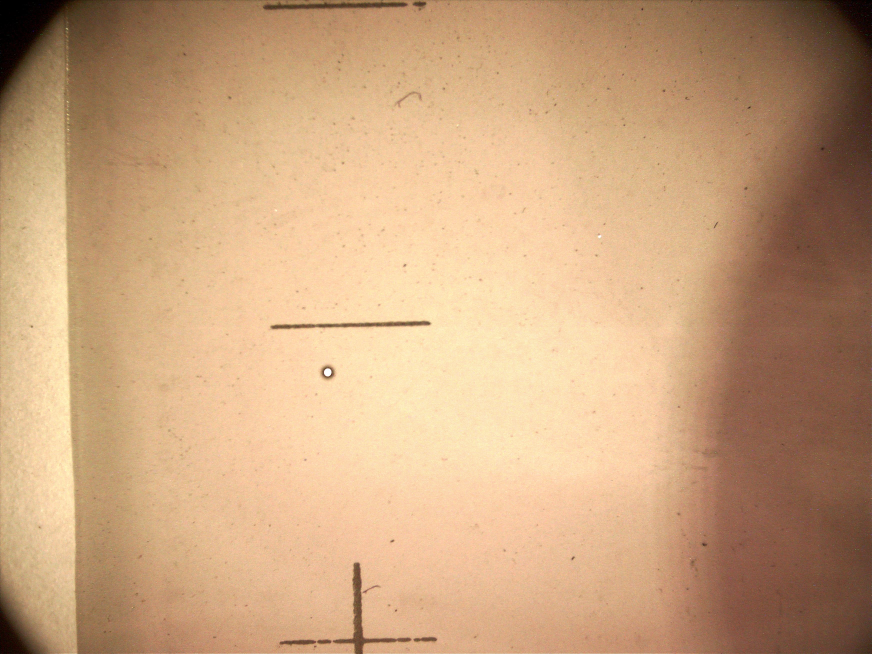
#> input picture photo/0x13,87.jpg, 3488 x 2616 px, found by its file name (shown at 1/4 size); its folder holds only this picture in this run
$ python main.py
#> lines starting #> are read from the running program, lines starting #| are printed output that depends on the picture; after the words box and inside, x2 and y2 are one past the last pixel; in counts of white or black regions, pixels touching at a corner belong together
### image_processor.py
import os
import matplotlib.pyplot as plt
import numpy as np

import cv2
from cv2 import dilate
from cv2 import adaptiveThreshold

from os import listdir
from os.path import isfile, join

from skimage import io

from sklearn.externals import joblib

def cv_remove_small_objects(im, min_size):
    nb_components, output, stats, centroids = cv2.connectedComponentsWithStats(im, connectivity=8)
    sizes = stats[1:, -1];
    nb_components = nb_components - 1

    res = np.zeros((output.shape))
    for i in range(0, nb_components):
        if sizes[i] >= min_size:
            res[output == i + 1] = 1

    return res


def binarize(im):
    binary_local = cv2.adaptiveThreshold(
        src=np.array(cv2.medianBlur(im, 5), dtype=np.uint8),
        maxValue=255,
        adaptiveMethod=cv2.ADAPTIVE_THRESH_GAUSSIAN_C,
        thresholdType=cv2.THRESH_BINARY_INV,
        blockSize=505,
        C=25)

    cleaned = cv_remove_small_objects(binary_local, 250)

    strel = cv2.getStructuringElement(cv2.MORPH_RECT, (40, 40))
    cleaned = cv2.dilate(np.array(cleaned, dtype=np.uint8), strel)

    cleaned = cv_remove_small_objects(cleaned, 15000)

    return cleaned


def get_next_notch_center(im, clf=None):
    # разбиваем изображение на отдельные figures
    nb_components, output, stats, centroids = \
        cv2.connectedComponentsWithStats(np.array(im, dtype=np.uint8), connectivity=4)

    # отрезаем 1й элемент - фон
    stats = stats[1:]
    centroids = centroids[1:]

    # координаты центра фото
    c_y, c_x = [s / 2 for s in im.shape]

    # определяем notches среди figures
    # labels = clf.predict(stats[:, 2:5])

    # вычисляем дистанцию от центра каждой figure до центра экрана
    dists = [((c_x - x) ** 2 + (c_y - y) ** 2) ** .5 for x, y in centroids]

    # dists = [d for d, l in zip(dists, labels) if l]
    # centroids = [c for c, l in zip(centroids, labels) if l]

    if len(dists) == 0:
        raise LackOfNotch()

    nh_ix = dists.index(min(dists))

    x, y = centroids[nh_ix]
    x, y = x - c_x, y - c_y

    return (x, y)


def parse_filename(fname):
    fname = fname.split('.')[0]
    x, y = [float(i.replace(',', '.')) for i in fname.split('x')]
    return x, y

### point_organizer.py
import statistics as stat
import numpy as np


# каждой точке из left_pts ищет пару из right_pts
def left_to_right(left_pts, right_pts):
    if len(left_pts) > len(right_pts):
        left_pts, right_pts = right_pts, left_pts

    pairs = []

    for lp in left_pts:
        dists = [abs(lp - rp) for rp in right_pts]
        pairs.append([lp, right_pts.pop(dists.index(min(dists)))])

    for rp in right_pts:
        pairs.append([None, rp])

    return pairs


def fill_gaps(pairs):
    diffs = []

    for p in pairs:
        try:
            diffs.append(p[0] - p[1])
        except TypeError:
            pass

    for i, p in enumerate(pairs):
        if p[0] is None:
            pairs[i][0] = pairs[i][1] + np.mean(diffs)
        if p[1] is None:
            pairs[i][1] = pairs[i][0] - np.mean(diffs)

    return pairs


def get_pairs(pts_a, pts_b):
    return fill_gaps(left_to_right(pts_a, pts_b))


def get_line(pta, ptb):
    x1, y1 = pta
    x2, y2 = ptb
    k = (y2-y1)/(x2-x1)
    b = y1 - x1*k
    return k, b


def get_intersection(k1, b1, k2, b2):
    x = (b2-b1)/(k1-k2)
    y = k1*x + b1
    return x, y

### main.py
import sys
import os

import cv2
import numpy as np

from  point_organizer import *
from  image_processor import *

from skimage import io

if len(sys.argv) > 1:
    path = sys.argv[1]
    if path[-1] != '\\':
        path += '\\'
else:
    path = os.getcwd() + '\\photo\\'

if len(sys.argv) > 2:
    pix_mm = float(sys.argv[2])
else:
    pix_mm = 1275 / 8

impaths = [f for f in listdir(path) if isfile(join(path, f))]

notch_center_x = []
notch_center_y = []

im_center_x = []
im_center_y = []

for n, impath in enumerate(impaths):
    print("processing " + impath + " " + "({} of {})".format(n + 1, len(impaths)))
    image = cv2.imread(path + impath, cv2.IMREAD_GRAYSCALE)
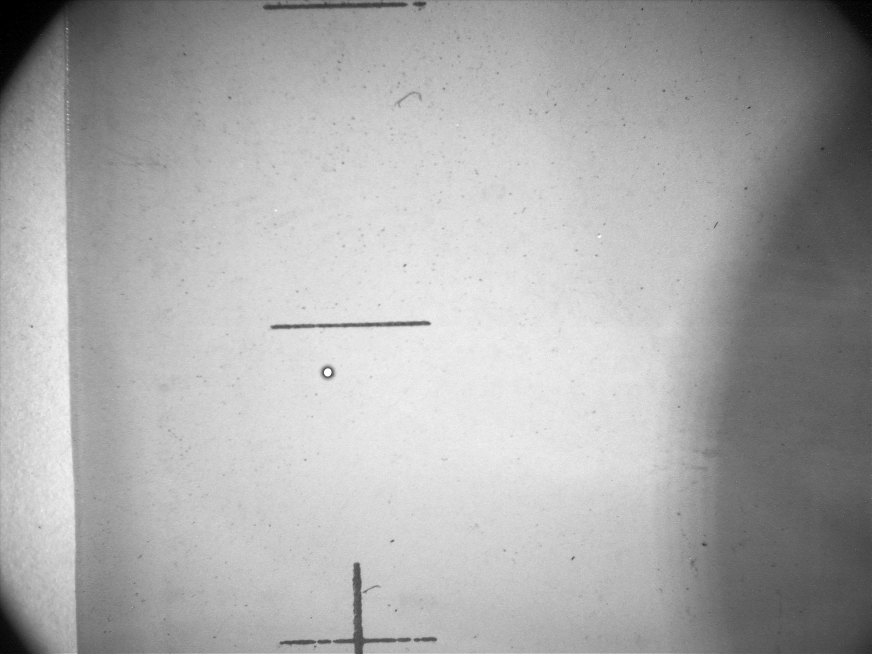
#> image: shape (2616, 3488) (shown at 1/4 size); min 0, max 255, mean 170.3
    bimage = binarize(image)
#> in binarize, `binary_local = cv2.adaptiveThreshold( src=np.array(cv2.medianBlur(im, ..`:
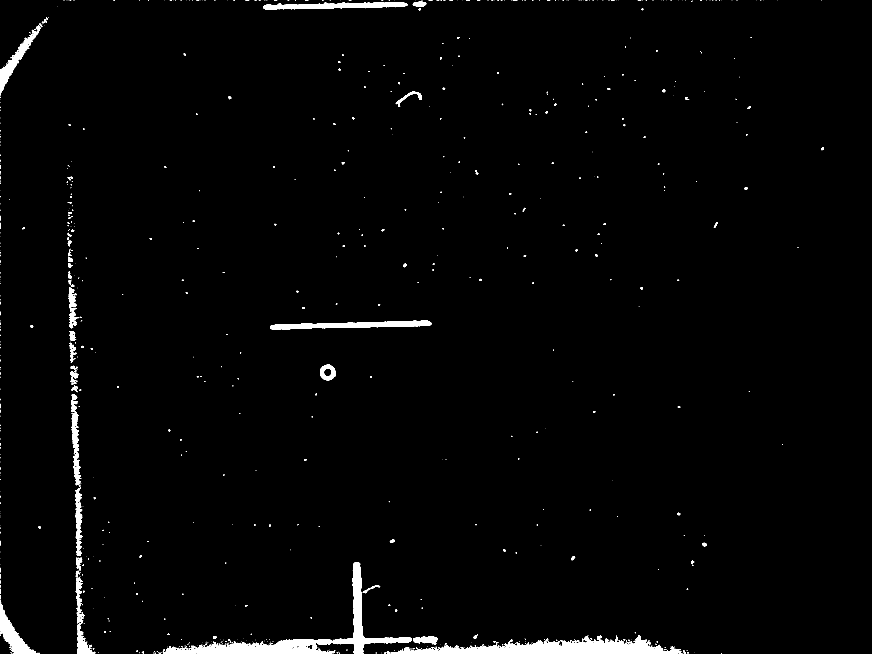
#> binary_local: shape (2616, 3488) (shown at 1/4 size); 1.7% white; 1002 white regions (789 under 20 px), largest, box (x1, y1, x2, y2) and area: (651, 2249, 1648, 2616) 39930, (1563, 2542, 2726, 2615) 37376, (1080, 1281, 1726, 1319) 12257
#> in cv_remove_small_objects, `nb_components, output, stats, centroids = cv2.connectedComponentsWithS..`:
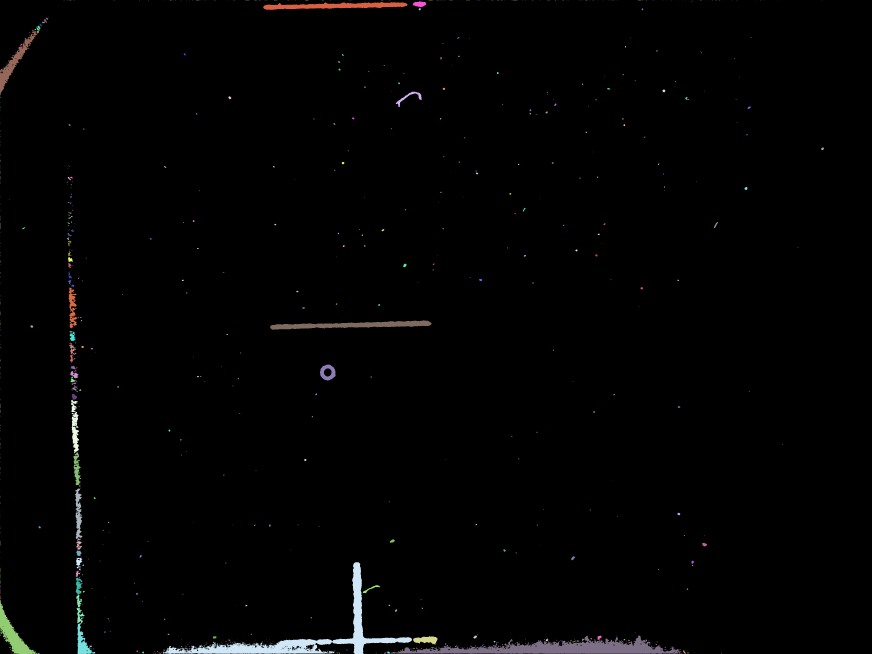
#> output: shape (2616, 3488) int32 (shown at 1/4 size); 1003 distinct labels, from 0 to 1002; one colour per label, 0 black
#> in cv_remove_small_objects, `nb_components, output, stats, centroids = cv2.connectedComponentsWithS..`: nb_components = 1003; stats = 1003 rows, first 6: [0, 0, 3488, 2616, 8966830], [254, 0, 3, 1, 3], [259, 1, 1, 1, 1], [266, 0, 1, 1, 1], [271, 0, 2, 1, 2], [278, 0, 7, 1, 7]; centroids = 1003 pairs, first value 0 to 3289.8, second value 0 to 2614.8
#> in cv_remove_small_objects, `sizes = stats[1:, -1];`: sizes = 1002 values, max 39930 at index 594, min 1 at index 1, mean 157.5
#> in cv_remove_small_objects, `nb_components = nb_components - 1`: nb_components = 1002
#> after the loop in cv_remove_small_objects, `for i in range(0, nb_components):`:
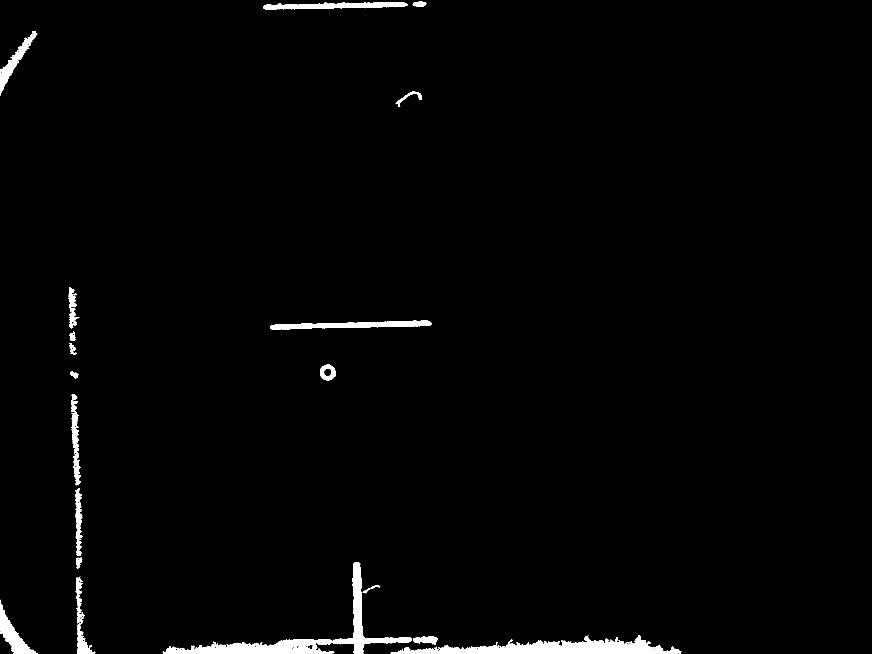
#> res: shape (2616, 3488) float64 (shown at 1/4 size); values 0 (black) and 1 (white), 1.6% white; 25 white regions, largest, box (x1, y1, x2, y2) and area: (651, 2249, 1648, 2616) 39930, (1563, 2542, 2726, 2615) 37376, (1080, 1281, 1726, 1319) 12257
#> in binarize, `cleaned = cv2.dilate(np.array(cleaned, dtype=np.uint8), strel)`: cleaned: shape (2616, 3488); values 0 (black) and 1 (white), 4.5% white; 10 white regions, largest, box (x1, y1, x2, y2) and area: (632, 2230, 2746, 2616) 172138, (265, 1557, 401, 2616) 70356, (1061, 1262, 1746, 1339) 41264
#> call 2 of cv_remove_small_objects, with min_size = 15000
#> in cv_remove_small_objects (call 2), `nb_components, output, stats, centroids = cv2.connectedComponentsWithS..`:
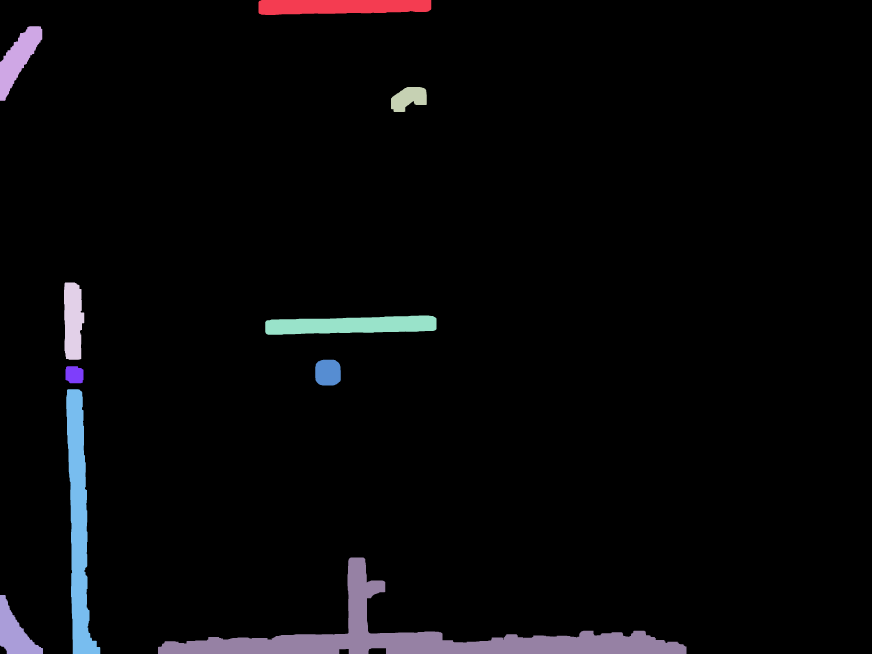
#> output: shape (2616, 3488) int32 (shown at 1/4 size); 11 distinct labels, from 0 to 10; one colour per label, 0 black
#> in cv_remove_small_objects (call 2), `nb_components, output, stats, centroids = cv2.connectedComponentsWithS..`: nb_components = 11; stats = [[0, 0, 3488, 2616, 8717090], [1034, 0, 691, 60, 36629], [0, 105, 169, 298, 22691], [1564, 348, 143, 100, 10062], [256, 1130, 81, 309, 20861], [1061, 1262, 685, 77, 41264], [1261, 1439, 102, 103, 9526], [262, 1465, 72, 68, 4468], [265, 1557, 136, 1059, 70356], [632, 2230, 2114, 386, 172138], [0, 2380, 172, 236, 19523]]; centroids = [[1772.5, 1282.9], [1364.9, 26.22], [72.17, 233.7], [1634.5, 393.7], [292, 1283], [1405.9, 1300.6], [1311.3, 1490.2], [297.3, 1498.7], [314.1, 2100.8], [1673.6, 2547.7], [57.38, 2532.7]]
#> in cv_remove_small_objects (call 2), `sizes = stats[1:, -1];`: sizes = [36629, 22691, 10062, 20861, 41264, 9526, 4468, 70356, 172138, 19523]
#> in cv_remove_small_objects (call 2), `nb_components = nb_components - 1`: nb_components = 10
#> after the loop in cv_remove_small_objects (call 2), `for i in range(0, nb_components):`:
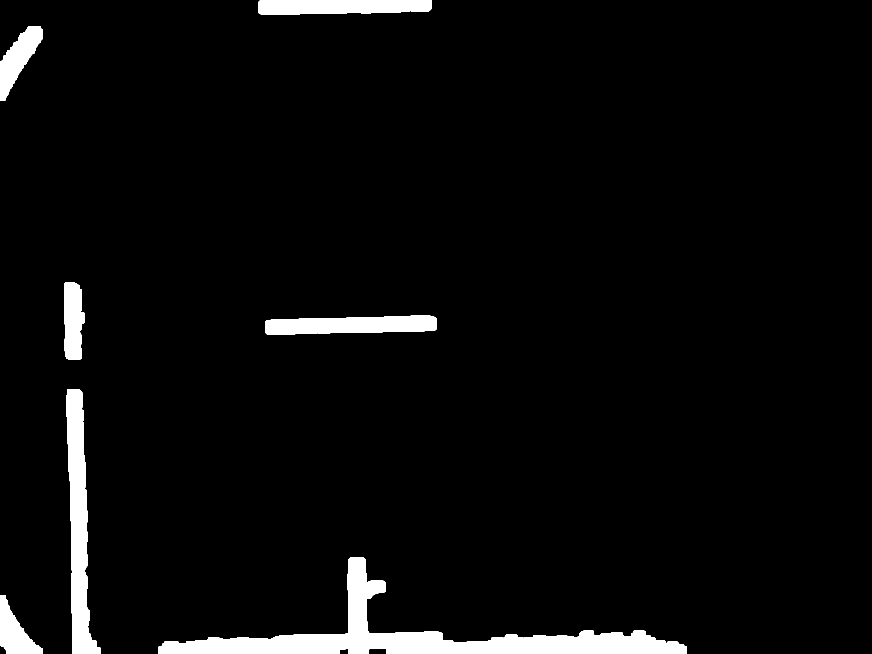
#> res: shape (2616, 3488) float64 (shown at 1/4 size); values 0 (black) and 1 (white), 4.2% white; 7 white regions, largest, box (x1, y1, x2, y2) and area: (632, 2230, 2746, 2616) 172138, (265, 1557, 401, 2616) 70356, (1061, 1262, 1746, 1339) 41264

    try:
        bpath = os.getcwd() + '\\binarized\\'
        os.mkdir(bpath)
    except OSError:
        pass

    io.imsave(os.getcwd() + '\\binarized\\' + impath, bimage)

    nh_center_x, nh_center_y = get_next_notch_center(bimage)
#> in get_next_notch_center, `nb_components, output, stats, centroids = \ cv2.connectedComponentsWit..`:
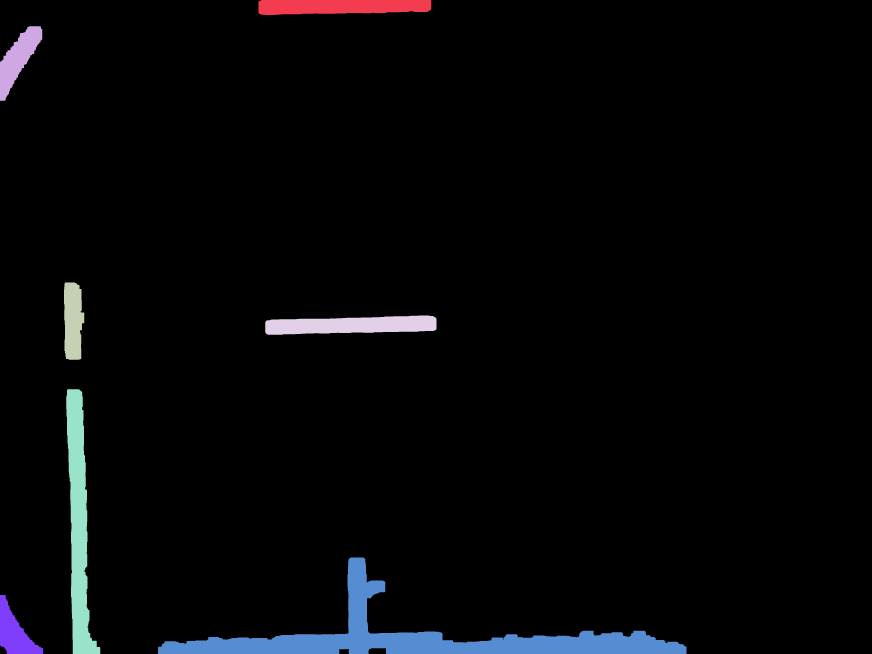
#> output: shape (2616, 3488) int32 (shown at 1/4 size); 8 distinct labels, from 0 to 7; one colour per label, 0 black
#> in get_next_notch_center, `nb_components, output, stats, centroids = \ cv2.connectedComponentsWit..`: nb_components = 8; stats = [[0, 0, 3488, 2616, 8741146], [1034, 0, 691, 60, 36629], [0, 105, 169, 298, 22691], [256, 1130, 81, 309, 20861], [1061, 1262, 685, 77, 41264], [265, 1557, 136, 1059, 70356], [632, 2230, 2114, 386, 172138], [0, 2380, 172, 236, 19523]]; centroids = [[1771.1, 1282.2], [1364.9, 26.22], [72.17, 233.7], [292, 1283], [1405.9, 1300.6], [314.1, 2100.8], [1673.6, 2547.7], [57.38, 2532.7]]
#> in get_next_notch_center, `stats = stats[1:]`: stats = [[1034, 0, 691, 60, 36629], [0, 105, 169, 298, 22691], [256, 1130, 81, 309, 20861], [1061, 1262, 685, 77, 41264], [265, 1557, 136, 1059, 70356], [632, 2230, 2114, 386, 172138], [0, 2380, 172, 236, 19523]]
#> in get_next_notch_center, `centroids = centroids[1:]`: centroids = [[1364.9, 26.22], [72.17, 233.7], [292, 1283], [1405.9, 1300.6], [314.1, 2100.8], [1673.6, 2547.7], [57.38, 2532.7]]
#> in get_next_notch_center, `dists = [((c_x - x) ** 2 + (c_y - y) ** 2) ** .5 for x, y in centroids]`: dists = [1336.7, 1987.2, 1452.2, 338.2, 1635, 1241.7, 2084.4]
#> in get_next_notch_center, `nh_ix = dists.index(min(dists))`: nh_ix = 3
#> in get_next_notch_center, `x, y = centroids[nh_ix]`: x = 1405.9; y = 1300.6
#> in get_next_notch_center, `x, y = x - c_x, y - c_y`: x = -338.1; y = -7.4
#> nh_center_x = -338.1; nh_center_y = -7.4

    notch_center_x.append(nh_center_x)
    notch_center_y.append(nh_center_y)

    im_x, im_y = parse_filename(impath)
    im_center_x.append(im_x)
    im_center_y.append(im_y)

notch_center_x = np.array(notch_center_x)
#> notch_center_x = [-338.1]
notch_center_y = np.array(notch_center_y)
#> notch_center_y = [-7.4]
im_center_x = np.array(im_center_x)
im_center_y = np.array(im_center_y)

notch_center_x=np.array([x/pix_mm for x in notch_center_x])
#> notch_center_x = [-2.12]
notch_center_y=np.array([y/pix_mm for y in notch_center_y])
#> notch_center_y = [-0.0464]

notch_x = np.array([x1+x2 for x1, x2 in zip(notch_center_x, im_center_x)])
#> notch_x = [-2.12]
notch_y = np.array([y1+y2 for y1, y2 in zip(notch_center_y, im_center_y)])
#> notch_y = [13.82]
notch = np.array(list(zip(notch_x, notch_y)))
#> notch = [[-2.12, 13.82]]

# ----

delta = 3

right_ix = np.array([i for i, x in enumerate(notch_x) if max(notch_x)-delta <= x <= max(notch_x)])
#> right_ix = [0]
right = notch[right_ix]
#> right = [[-2.12, 13.82]]

left_ix = np.array([i for i, x in enumerate(notch_x) if min(notch_x) <= x <= min(notch_x) + delta])
#> left_ix = [0]
left = notch[left_ix]
#> left = [[-2.12, 13.82]]

top_ix = np.array([i for i, x in enumerate(notch_y) if max(notch_y)-delta <= x <= max(notch_y)])
#> top_ix = [0]
top = notch[top_ix]
#> top = [[-2.12, 13.82]]

bottom_ix = np.array([i for i, x in enumerate(notch_y) if min(notch_y) <= x <= min(notch_y) + delta])
#> bottom_ix = [0]
bottom = notch[bottom_ix]
#> bottom = [[-2.12, 13.82]]

top_x = notch_x[top_ix]
#> top_x = [-2.12]
top_y = notch_y[top_ix]
#> top_y = [13.82]

bottom_x = notch_x[bottom_ix]
#> bottom_x = [-2.12]
bottom_y = notch_y[bottom_ix]
#> bottom_y = [13.82]

left_x = notch_x[left_ix]
#> left_x = [-2.12]
left_y = notch_y[left_ix]
#> left_y = [13.82]

right_x = notch_x[right_ix]
#> right_x = [-2.12]
right_y = notch_y[right_ix]
#> right_y = [13.82]

bottom_top = []
for pair in get_pairs(top_x.tolist(), bottom_x.tolist()):
    mean_top_y = np.mean(top_y)
    mean_bottom_y = np.mean(bottom_y)
    pta = (pair[0], mean_top_y)
    ptb = (pair[1], mean_bottom_y)
    bottom_top.append([pta, ptb])
#> this loop made 1 pass
#> (pair, mean_top_y, mean_bottom_y) on pass 1: ([-2.12, -2.12], 13.82, 13.82)
#> after the loop, bottom_top = [[(-2.12, 13.82), (-2.12, 13.82)]]

left_right = []
for pair in get_pairs(left_y.tolist(), right_y.tolist()):
    mean_left_x = np.mean(left_x)
    mean_right_x = np.mean(right_x)
    pta = (mean_left_x, pair[0])
    ptb = (mean_right_x, pair[1])
    left_right.append([pta, ptb])
#> this loop made 1 pass
#> (pair, mean_left_x, mean_right_x, ptb) on pass 1: ([13.82, 13.82], -2.12, -2.12, (-2.12, 13.82))
#> after the loop, left_right = [[(-2.12, 13.82), (-2.12, 13.82)]]

from itertools import product

grid = []
for ln1, ln2 in product(left_right, bottom_top):
    k1, b1 = get_line(*ln1)
    k2, b2 = get_line(*ln2)
    x, y = get_intersection(k1, b1, k2, b2)
    grid.append([round(x, 2), round(y, 2)])
#> this loop made 1 pass
#> (k1, b1) on pass 1: (nan, nan)
#> after the loop, grid = [[nan, nan]]

f = open("grid.txt", "w")
for pt in grid:
    f.write("%s\n" % pt)
#> this loop made 1 pass
f.close()
